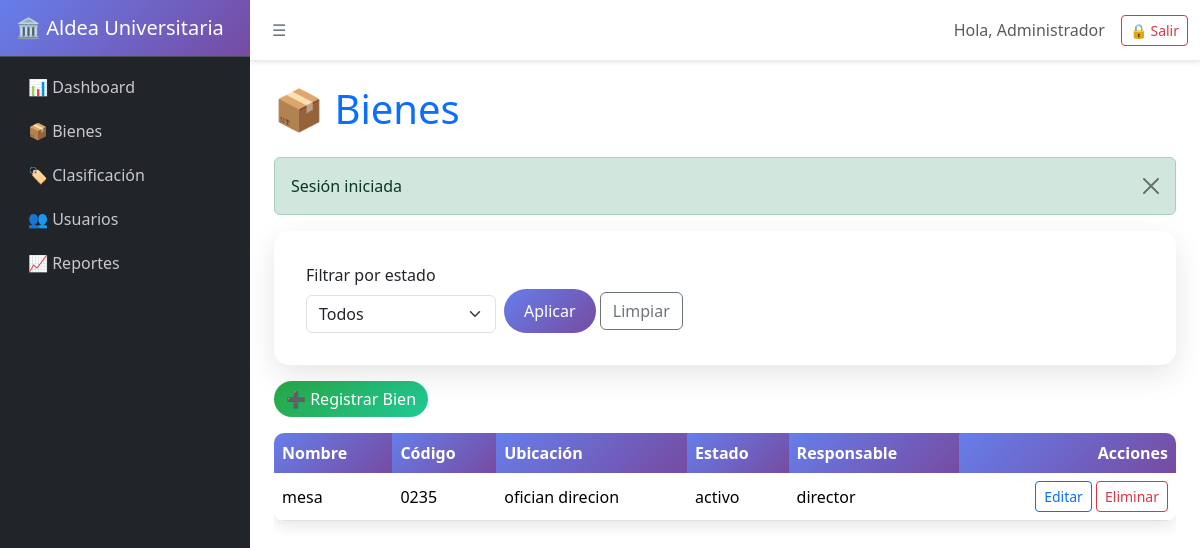
The app's page /bienes (signed in) with its own data.
### tables this page shows
CREATE TABLE bienes (
  id INTEGER PRIMARY KEY AUTOINCREMENT,
  nombre TEXT NOT NULL,
  codigo TEXT NOT NULL,
  ubicacion TEXT NOT NULL,
  estado TEXT NOT NULL,
  responsable TEXT NOT NULL
, categoria TEXT NOT NULL DEFAULT "Sin categoría");

### app/Core/Controller.php (called while the page is built, shortened)
<?php
abstract class Controller
{
    protected function render(string $view, array $data = [], string $layout = 'layouts/header'): void
    {
        extract($data, EXTR_SKIP);
        require __DIR__ . '/../Views/' . $view . '.php';
        require __DIR__ . '/../Views/layouts/footer.php';
    }
}

### app/Controllers/BienesController.php (called while the page is built, shortened)
<?php
final class BienesController extends Controller
{
    public function index(): void
    {
        $estado = $_GET['estado'] ?? null;
        $bienes = Bien::all($estado);
        $this->render('bienes/index', [
            'title' => 'Bienes',
            'bienes' => $bienes,
            'estado' => $estado,
            'csrf' => Csrf::token('bien_delete'),
        ]);
    }
}

### public/index.php (called while the page is built, shortened)
<?php
try {
    $router = new Router();
    $router->dispatch();
} catch (Throwable $e) {
    error_log($e->getMessage());
    http_response_code(500);
    $file = __DIR__ . '/../app/Views/layouts/500.php';
    if (is_file($file)) {
        require $file;
    } else {
        echo '500 - Error interno del servidor';
    }
}

### app/Models/Bien.php (called while the page is built, shortened)
<?php
final class Bien
{
    public static function all(?string $estado = null): array
    {
        $config = require __DIR__ . '/../Config/config.php';
        $pdo = Database::getInstance($config['db']);
        $sql = 'SELECT id, nombre, codigo, ubicacion, categoria, estado, responsable FROM bienes';
        $params = [];
        $sql .= ' ORDER BY id DESC';
        $stmt = $pdo->prepare($sql);
        $stmt->execute($params);
        return $stmt->fetchAll();
    }
}

### app/Views/bienes/index.php (the view, shortened to what this page needs)
<?php
$estado = $estado ?? null;
$bienes = $bienes ?? [];
?>
<h1 class="mb-4 text-primary">📦 Bienes</h1>
<?php require __DIR__ . '/../components/flash.php';  ?>
<div class="card mb-3">
  <div class="card-body d-flex gap-2 align-items-end flex-wrap">
    <div>
      <label class="form-label">Filtrar por estado</label>
      <select class="form-select" name="estado" form="filterForm">
        <option value="" <?= $estado === null || $estado === '' ? 'selected' : '' ?>>Todos</option>
      </select>
    </div>
    <div>
      <button class="btn btn-primary" type="submit" form="filterForm">Aplicar</button>
      <a class="btn btn-outline-secondary" href="/bienes">Limpiar</a>
    </div>
  </div>
</div>
<a class="btn btn-success mb-3" href="/bienes/create">➕ Registrar Bien</a>
<div class="table-responsive">
<table class="table table-hover align-middle">
  <thead>
    <tr>
      <th>Nombre</th>
      <th>Código</th>
      <th>Ubicación</th>
      <th>Estado</th>
      <th>Responsable</th>
      <th class="text-end">Acciones</th>
    </tr>
  </thead>
  <tbody>
    <?php if (!$bienes): ?>
      <tr><td colspan="6" class="text-center text-muted py-4">No hay bienes registrados</td></tr>
    <?php else: ?>
      <?php foreach ($bienes as $b): ?>
        <tr>
          <td><?= htmlspecialchars($b['nombre'] ?? '', ENT_QUOTES, 'UTF-8') ?></td>
          <td><?= htmlspecialchars($b['codigo'] ?? '', ENT_QUOTES, 'UTF-8') ?></td>
          <td><?= htmlspecialchars($b['ubicacion'] ?? '', ENT_QUOTES, 'UTF-8') ?></td>
          <td><?= htmlspecialchars($b['estado'] ?? '', ENT_QUOTES, 'UTF-8') ?></td>
          <td><?= htmlspecialchars($b['responsable'] ?? '', ENT_QUOTES, 'UTF-8') ?></td>
          <td class="text-end">
            <a class="btn btn-sm btn-outline-primary" href="/bienes/edit?id=<?= (int)($b['id'] ?? 0) ?>">Editar</a>
            <form method="post" action="/bienes/delete" class="d-inline">
              <button type="submit" class="btn btn-sm btn-outline-danger" onclick="return confirm('¿Eliminar este bien?')">Eliminar</button>
            </form>
          </td>
        </tr>
      <?php endforeach; ?>
    <?php endif; ?>
  </tbody>
</table>
</div>

### public/assets/css/signal-style.css (style rules this page uses)
.card { border: none; border-radius: 15px; box-shadow: 0 10px 30px rgba(0,0,0,0.1); transition: transform 0.3s ease; }
.card-body { padding: 2rem; }
.btn-primary { background: linear-gradient(135deg, #667eea 0%, #764ba2 100%); border: none; border-radius: 25px; padding: 10px 20px; }
.btn-success { background: linear-gradient(135deg, #28a745 0%, #20c997 100%); border: none; border-radius: 25px; }
.table { border-radius: 10px; overflow: hidden; box-shadow: 0 5px 15px rgba(0,0,0,0.1); }
.table thead th { background: linear-gradient(135deg, #667eea 0%, #764ba2 100%); color: white; border: none; }

### records on screen
bienes: nombre "mesa", codigo "0235", ubicacion "ofician direcion", estado "activo", responsable "director"

### other values on screen
$_SESSION['user']['nombre'] "Administrador"
$flash['message'] "Sesión iniciada"
